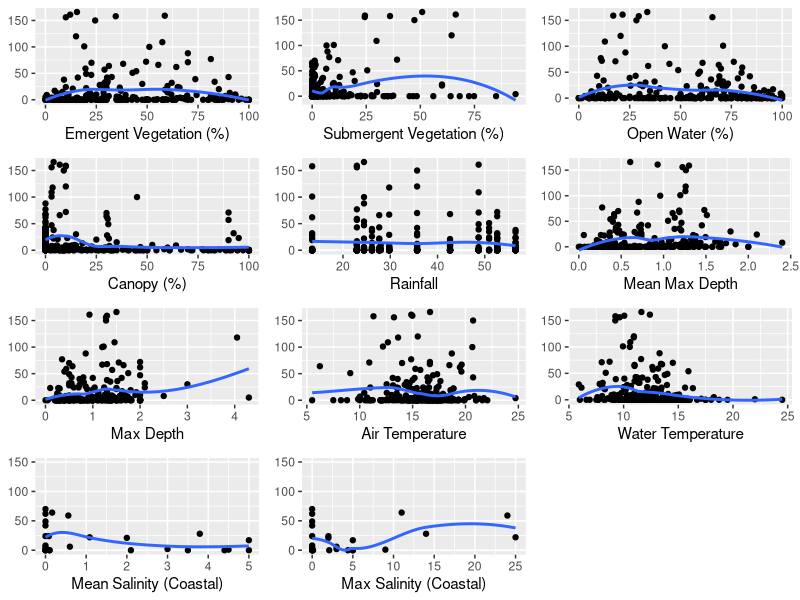

R code for this plot:
# plots of covariate raw data between years
library(ggplot2)
library(tidyverse)
library(cowplot)

setwd(here::here("code"))
between_year_data <- read_csv(here::here("data", "between_year_data.csv"))


#### mean_percent_emerg ####
# emergent vegetation vs. egg masses
emergent_plot <- between_year_data %>% 
  ggplot(aes(x=mean_percent_emerg, y=num_egg_masses)) +
  geom_point() +
  geom_smooth(se=FALSE) +
  xlab("Emergent Vegetation (%)") +
  ylab(NULL)

# emergent vs. time
emergent_BRD_plot <- between_year_data %>% 
  ggplot(aes(x=BRDYEAR, y=mean_percent_emerg)) +
  geom_point() +
  geom_smooth()

#### mean_percent_sub ####
# submerg vs. egg masses
submergent_plot <- between_year_data %>% 
  ggplot(aes(x=mean_percent_sub, y=num_egg_masses)) +
  geom_point() +
  geom_smooth(se=FALSE) +
  xlab("Submergent Vegetation (%)")  +
  ylab(NULL)

## submerg vs. time
subemergent_BRD_plot <- between_year_data %>% 
  ggplot(aes(x=BRDYEAR, y=mean_percent_sub)) +
  geom_point() +
  geom_smooth()

#### mean_percent_water ####
# open water vs. egg masses
open_water_plot <- between_year_data %>% 
  ggplot(aes(x=mean_percent_water, y=num_egg_masses)) +
  geom_point() +
  geom_smooth(se=FALSE) +
  xlab("Open Water (%)") +
  ylab(NULL)

## open water vs. time
open_water_BRD_plot <- between_year_data %>% 
  ggplot(aes(x=BRDYEAR, y=mean_percent_water)) +
  geom_point() +
  geom_smooth()

#### interpolated_canopy ####
# canopy vs. egg masses
canopy_plot <- between_year_data %>% 
  ggplot(aes(x=interpolated_canopy, y=num_egg_masses)) +
  geom_point() +
  geom_smooth(se=FALSE) +
  xlab("Canopy (%)") +
  ylab(NULL)

## canopy vs. time
canopy_BRD_plot <- between_year_data %>% 
  ggplot(aes(x=BRDYEAR, y=interpolated_canopy)) +
  geom_point() +
  geom_smooth()

#### yearly_rain ####
# yearly rain vs. egg masses
rain_plot <- between_year_data %>% 
  ggplot(aes(x=yearly_rain, y=num_egg_masses)) +
  geom_point() +
  geom_smooth(se=FALSE) +
  xlab("Rainfall") +
  ylab(NULL)

## yearly rain vs. time
rain_BRD_plot <- between_year_data %>% 
  ggplot(aes(x=BRDYEAR, y=yearly_rain)) +
  geom_point() +
  geom_smooth()

#### mean_max_depth ####
# mean_max_depth vs. egg masses
mean_max_depth_plot <- between_year_data %>% 
  ggplot(aes(x=mean_max_depth, y=num_egg_masses)) +
  geom_point() +
  geom_smooth(se=FALSE) +
  xlab("Mean Max Depth") +
  ylab(NULL)

## mean_max_depth vs. time
mean_max_depth_BRD_plot <- between_year_data %>% 
  ggplot(aes(x=BRDYEAR, y=mean_max_depth)) +
  geom_point() +
  geom_smooth()

#### max_depth ####
# max_depth vs. egg masses
max_depth_plot <- between_year_data %>% 
  ggplot(aes(x=max_depth, y=num_egg_masses)) +
  geom_point() +
  geom_smooth(se=FALSE) +
  xlab("Max Depth") +
  ylab(NULL)

## max_depth vs. time
max_depth_BRD_plot <- between_year_data %>% 
  ggplot(aes(x=BRDYEAR, y=max_depth)) +
  geom_point() +
  geom_smooth()

#### AirTemp ####
# AirTemp vs. egg masses
AirTemp_plot <- between_year_data %>% 
  ggplot(aes(x=AirTemp, y=num_egg_masses)) +
  geom_point() +
  geom_smooth(se=FALSE) +
  xlab("Air Temperature") +
  ylab(NULL)

## AirTemp vs. time
AirTemp_BRD_plot <- between_year_data %>% 
  ggplot(aes(x=BRDYEAR, y=AirTemp)) +
  geom_point() +
  geom_smooth()

#### WaterTemp ####
# WaterTemp vs. egg masses
WaterTemp_plot <- between_year_data %>% 
  ggplot(aes(x=WaterTemp, y=num_egg_masses)) +
  geom_point() +
  geom_smooth(se=FALSE) +
  xlab("Water Temperature") +
  ylab(NULL)

## WaterTemp vs. time
WaterTemp_BRD_plot <- between_year_data %>% 
  ggplot(aes(x=BRDYEAR, y=WaterTemp)) +
  geom_point() +
  geom_smooth()

#### mean_salinity:CoastalSite ####
#TODO: do these look right?
coastal_between_year_data <- between_year_data %>% 
  filter(CoastalSite == TRUE)

# mean_salinity vs. egg masses
mean_salinity_plot <- coastal_between_year_data %>% 
  ggplot(aes(x=mean_salinity, y=num_egg_masses)) +
  geom_point() +
  geom_smooth(se=FALSE) +
  xlab("Mean Salinity (Coastal)") +
  ylab(NULL) +
  ylim(0,150)

## mean_salinity vs. time
mean_salinity_BRD_plot <- coastal_between_year_data %>% 
  ggplot(aes(x=BRDYEAR, y=mean_salinity)) +
  geom_point() +
  geom_smooth()

#### max_salinity:CoastalSite ####
# max_salinity vs. egg masses
max_salinity_plot <- coastal_between_year_data %>% 
  ggplot(aes(x=max_salinity, y=num_egg_masses)) +
  geom_point() +
  geom_smooth(se=FALSE) +
  xlab("Max Salinity (Coastal)") +
  ylab(NULL) +
  ylim(0,150)

## max_salinity vs. time
max_salinity_BRD_plot <- coastal_between_year_data %>% 
  ggplot(aes(x=BRDYEAR, y=max_salinity), color = Watershed) +
  geom_point() +
  geom_smooth()

#### combined output with egg masses####
# saved in Ouput folder
plot_grid(emergent_plot, submergent_plot, open_water_plot, canopy_plot, rain_plot, mean_max_depth_plot, max_depth_plot, AirTemp_plot, WaterTemp_plot, mean_salinity_plot, max_salinity_plot, nrow=4)

